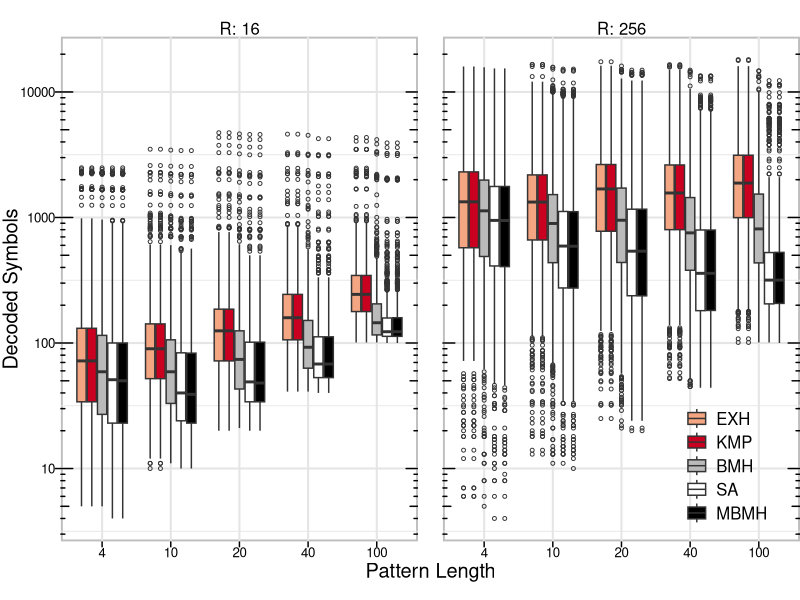

The R source for this figure:
library(ggplot2)
library(scales)
library(gridExtra)
library(plyr)

pdf("decoded_syms.pdf", onefile = TRUE,width=10,height=7)

theme_complete_bw <- function(base_size = 12, base_family = "") {
  theme(
    line =               element_line(colour = "black", size = 0.5, linetype = 1,
                            lineend = "butt"),
    rect =               element_rect(fill = "white", colour = "black", size = 0.5, linetype = 1),
    text =               element_text(family = base_family, face = "plain",
                            colour = "black", size = base_size,
                            hjust = 0.5, vjust = 0.5, angle = 0, lineheight = 0.9),
    axis.text =          element_text(size = rel(0.8), colour = "grey50"),
    strip.text =         element_text(size = rel(0.8)),

    axis.line =          element_blank(),
    axis.text.x =        element_text(size = base_size * 0.8 , lineheight = 0.9, colour = "black", vjust = 1),
    axis.text.y =        element_text(size = base_size * 0.8, lineheight = 0.9, colour = "black", hjust = 1),
    axis.ticks =         element_line(colour = "black"),
    axis.title.x =       element_text(size = base_size * 1.2, vjust = 0.5),
    axis.title.y =       element_text(size = base_size * 1.2, angle = 90, vjust = 0.5),
    axis.ticks.length =  unit(0.15, "cm"),
    axis.ticks.margin =  unit(0.1, "cm"),

    legend.background =  element_blank(),
    legend.margin =      unit(0.2, "cm"),
    legend.key =         element_blank(),
    #legend.key.size =    unit(1.2, "lines"),
    legend.key.height =  unit(0.6, "cm"),
    legend.key.width =   unit(0.6, "cm"),
    legend.text =        element_text(size = rel(1)),
    legend.text.align =  NULL,
    legend.title =       element_blank(),
    legend.title.align = NULL,
    legend.direction =   NULL,
    legend.justification = "center",
    legend.box =         NULL,
    legend.position =    c(0.9,0.15),

    panel.background =   element_rect(fill = NA, colour = "grey", size = 1.3),
    panel.border =       element_blank(),
    panel.grid.major =   element_line(colour = "grey90", size = 0.7),
    panel.grid.minor =   element_line(colour = "grey90", size = 0.3),
    panel.margin =       unit(1.25, "lines"),

    strip.background =   element_rect(fill = NA, colour = NA),
    strip.text.x =       element_text(colour = "black", size = base_size),
    strip.text.y =       element_text(colour = "black", size = base_size, angle = -90),

    plot.background =    element_rect(colour = NA, fill = "white"),
    plot.title =         element_text(size = base_size * 1.2),
    plot.margin=         unit(c(5,0,5,0),"mm"),
    complete = TRUE
  )
}


# read data
data <- read.csv(file="../data/results/match_stats-2014-05-04-20-02-06.csv",sep=";")
data <- transform(data,method=ordered(method, levels = c("EXH","KMP","BMH","SA","MBMH")))
#data$method <- revalue(data$method, c("MBMH"="MBMH-CD-R", "SA"="SA-CD-R","BMH-CD"="BMH-CD-R"))

# decoded
decoded <- ggplot(data,aes(factor(plen),decoded,fill=method)) 
decoded <- decoded + facet_grid(. ~ R,labeller=label_both)
decoded <- decoded + geom_boxplot(outlier.size=1,outlier.shape=1)
decoded <- decoded + scale_y_log10(name="Decoded Symbols",breaks=c(10,100,1000,10000))
decoded <- decoded + annotation_logticks(sides = "lr")
decoded <- decoded + scale_x_discrete(name="Pattern Length")
#decoded <- decoded + ggtitle("Decoded symbols per COUNT qry for WEB-4GB")
decoded <- decoded + theme_complete_bw()
decoded <- decoded + scale_fill_manual(values = c("#f4a582","#ca0020", "#bababa", "#ffffff", "#000000"))
print(decoded)

dev.off()